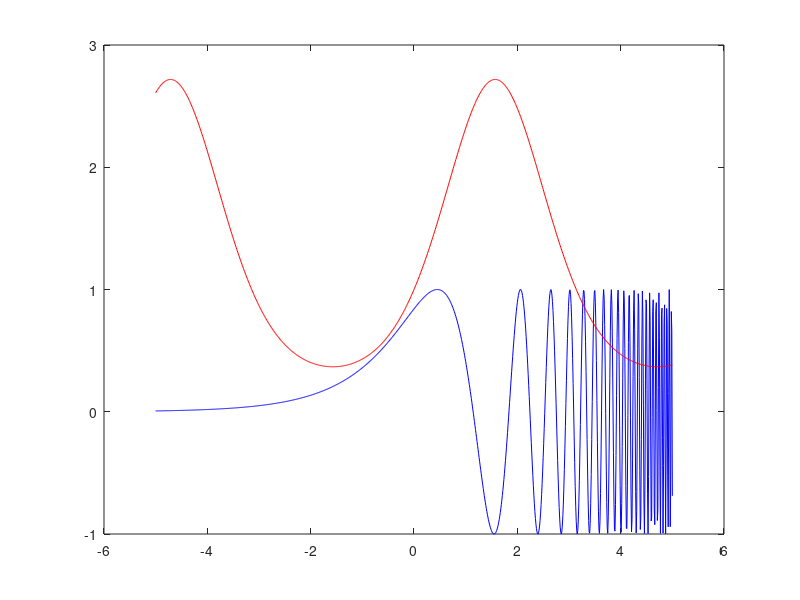

The MATLAB source for this figure:
% Skript som plottar to funksjonar

% Vektor med argumentverdiar
x=-5:1e-2:5;
% Vektorar med funksjonsverdiar
y=sin(exp(x));
z=exp(sin(x));

% Plottar funksjonane saman
plot(x,y,'b')
hold on
plot(x,z,'r')
hold off
